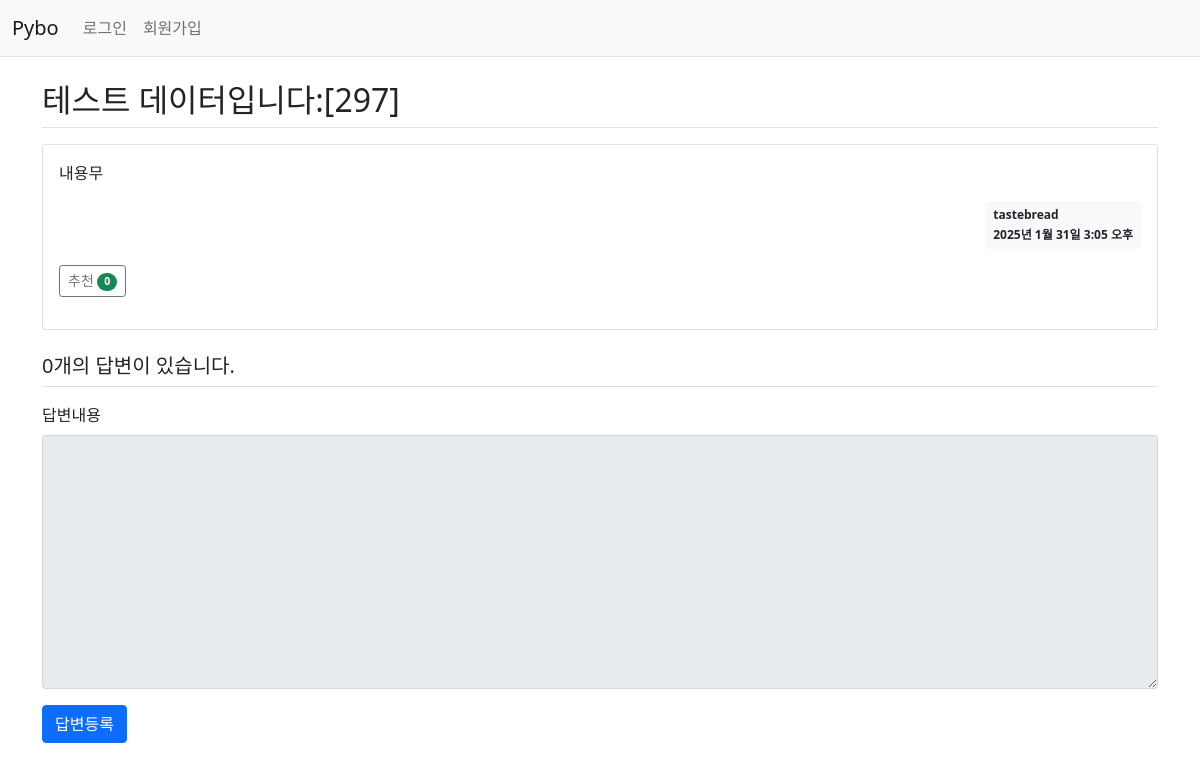
Page /pybo/302/ on the earlier database version.
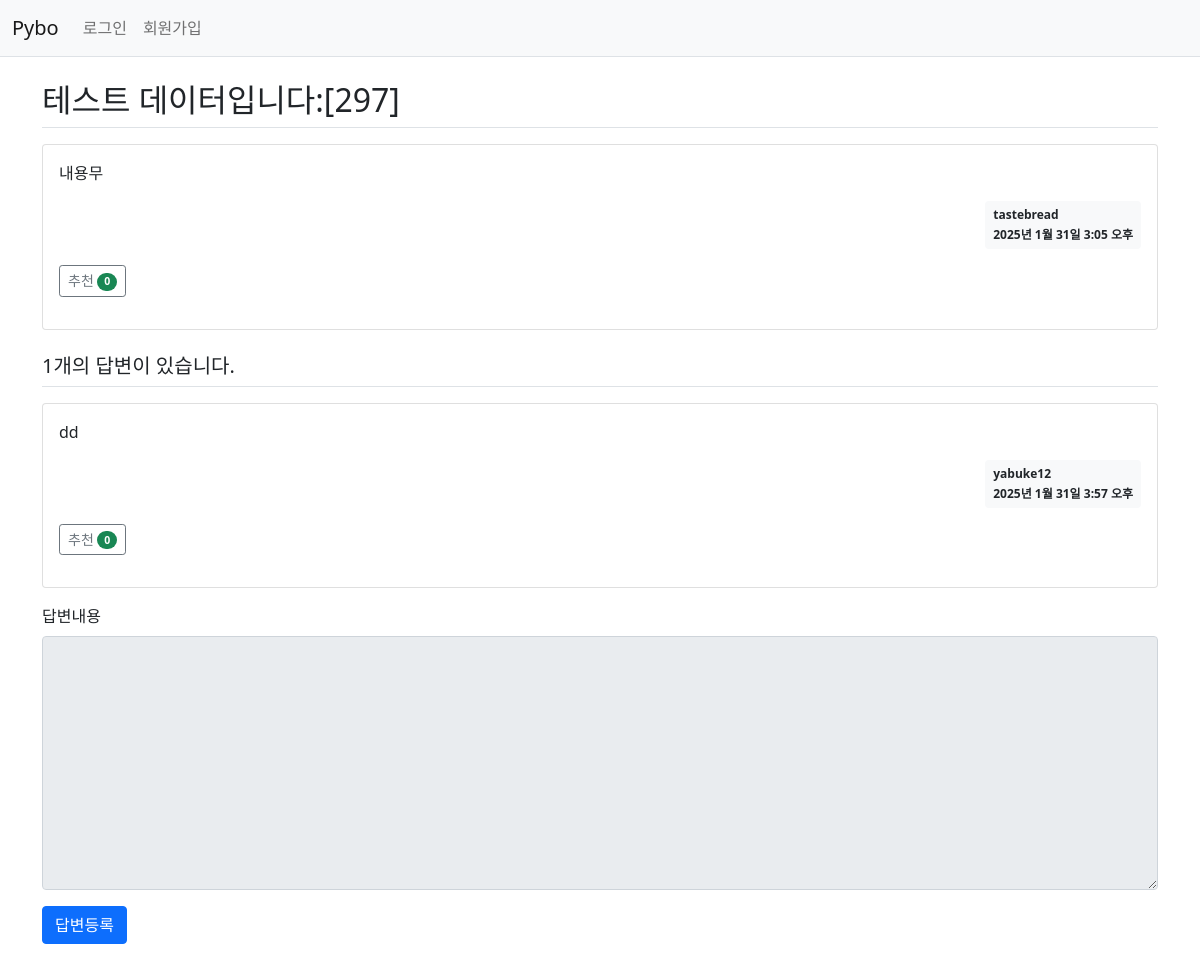
Same page on the later database version.
### pybo/models.py (models this page shows, shortened)
class Question(models.Model):
    author = models.ForeignKey(User, on_delete=models.CASCADE, related_name='author_question')
    subject = models.CharField(max_length=200)
    content = models.TextField()
    create_date = models.DateTimeField()
    modify_date = models.DateTimeField(null=True, blank=True)
    voter = models.ManyToManyField(User, related_name='voter_question')

class Answer(models.Model):
    author = models.ForeignKey(User, on_delete=models.CASCADE, related_name='author_answer')
    question = models.ForeignKey(Question, on_delete=models.CASCADE)
    content = models.TextField()
    create_date = models.DateTimeField()
    modify_date = models.DateTimeField(null=True, blank=True)
    voter = models.ManyToManyField(User, related_name='voter_answer')

### pybo/views/base_views.py (the view)
# urls.py: path('<int:question_id>/', base_views.detail, name='detail'),
def detail(request, question_id):
    question = get_object_or_404(Question, pk=question_id)
    context = {'question': question}
    return render(request, 'pybo/question_detail.html', context)

### pybo/templatetags/pybo_filter.py (called while the page is built)
@register.filter()
def mark(value):
    extensions = ["nl2br", "fenced_code"]
    return mark_safe(markdown.markdown(value, extensions=extensions))

### templates/pybo/question_detail.html (shortened to what this page needs)
{% extends 'base.html' %}
{% load pybo_filter %}
{% block content %}
<div class="container my-3">
    <h2 class="border-bottom py-2">{{ question.subject }}</h2>
    <div class="card my-3">
        <div class="card-body">
            <div class="card-text">{{ question.content|mark }}</div>
            <div class="d-flex justify-content-end">
                <div class="badge bg-light text-dark p-2 text-start">
                    <div class="mb-2">{{ question.author.username }}</div>
                    <div>{{ question.create_date }}</div>
                </div>
            </div>
            <div class="my-3">
                <a href="javascript:void(0)" data-uri="{% url 'pybo:question_vote' question.id  %}"
                   class="recommend btn btn-sm btn-outline-secondary"> 추천
                    <span class="badge rounded-pill bg-success">{{question.voter.count}}</span>
                </a>
            </div>
        </div>
    </div>
    <h5 class="border-bottom my-3 py-2">{{question.answer_set.count}}개의 답변이 있습니다.</h5>
    {% for answer in question.answer_set.all %}
    <div class="card my-3">
        <div class="card-body">
            <div class="card-text">{{ answer.content|mark }}</div>
            <div class="d-flex justify-content-end">
                <div class="badge bg-light text-dark p-2 text-start">
                    <div class="mb-2">{{ answer.author.username }}</div>
                    <div>{{ answer.create_date }}</div>
                </div>
            </div>
            <div class="my-3">
                <a href="javascript:void(0)" data-uri="{% url 'pybo:answer_vote' answer.id  %}"
                   class="recommend btn btn-sm btn-outline-secondary"> 추천
                    <span class="badge rounded-pill bg-success">{{answer.voter.count}}</span>
                </a>
            </div>
        </div>
    </div>
    {% endfor %}
    <form action="{% url 'pybo:answer_create' question.id %}" method="post" class="my-3">
        <div class="mb-3">
            <label for="content" class="form-label">답변내용</label>
            <textarea {% if not user.is_authenticated %}disabled{% endif %}
                      name="content" id="content" class="form-control" rows="10"></textarea>
        </div>
        <input type="submit" value="답변등록" class="btn btn-primary">
    </form>
</div>
{% endblock %}

Differences in the rows shown:
computed for Question "테스트 데이터입니다:[297]": answer_set.count "0" → "1"
added Answer: content|mark "dd", author.username "yabuke12", create_date "2025년 1월 31일 3:57 오후", voter.count "0"
